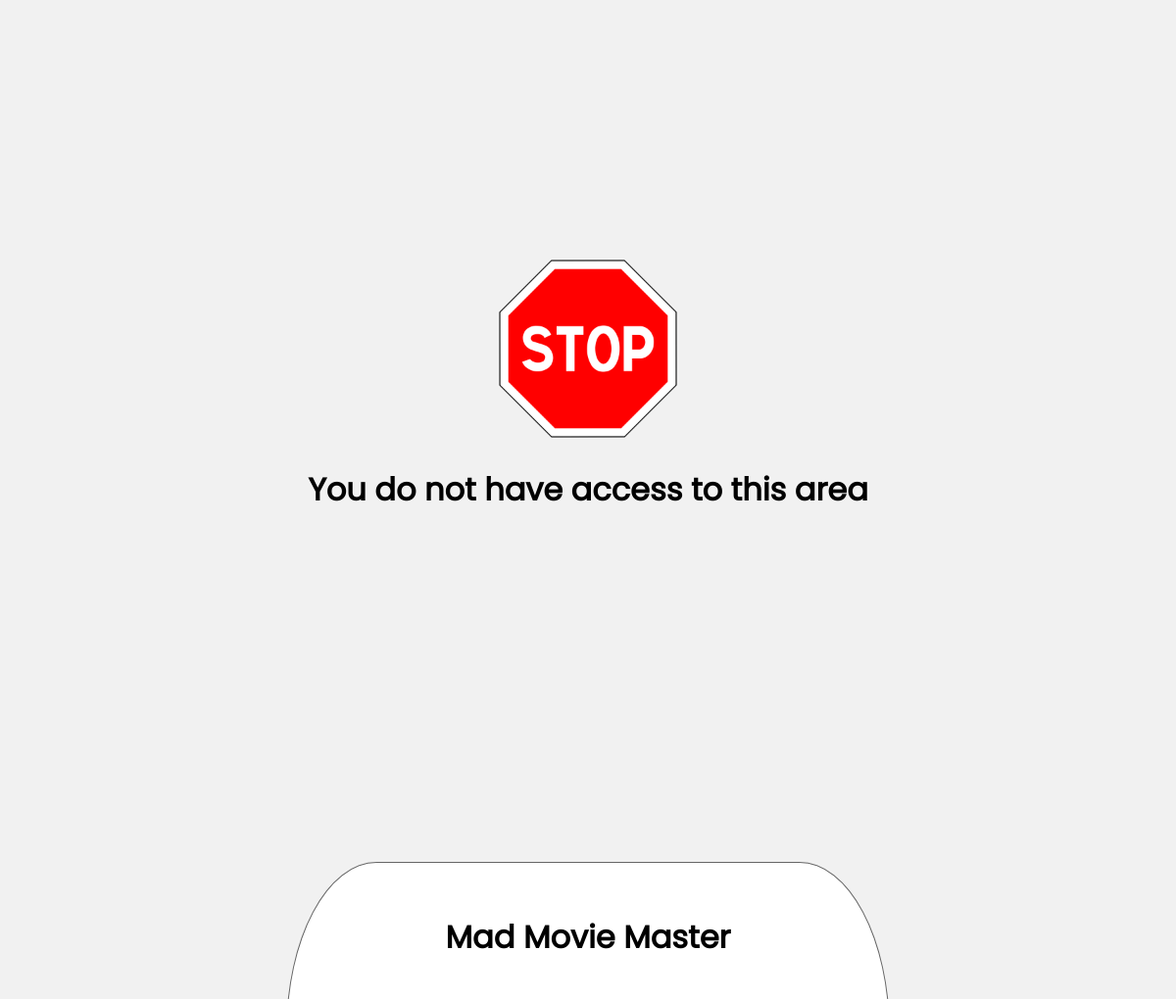
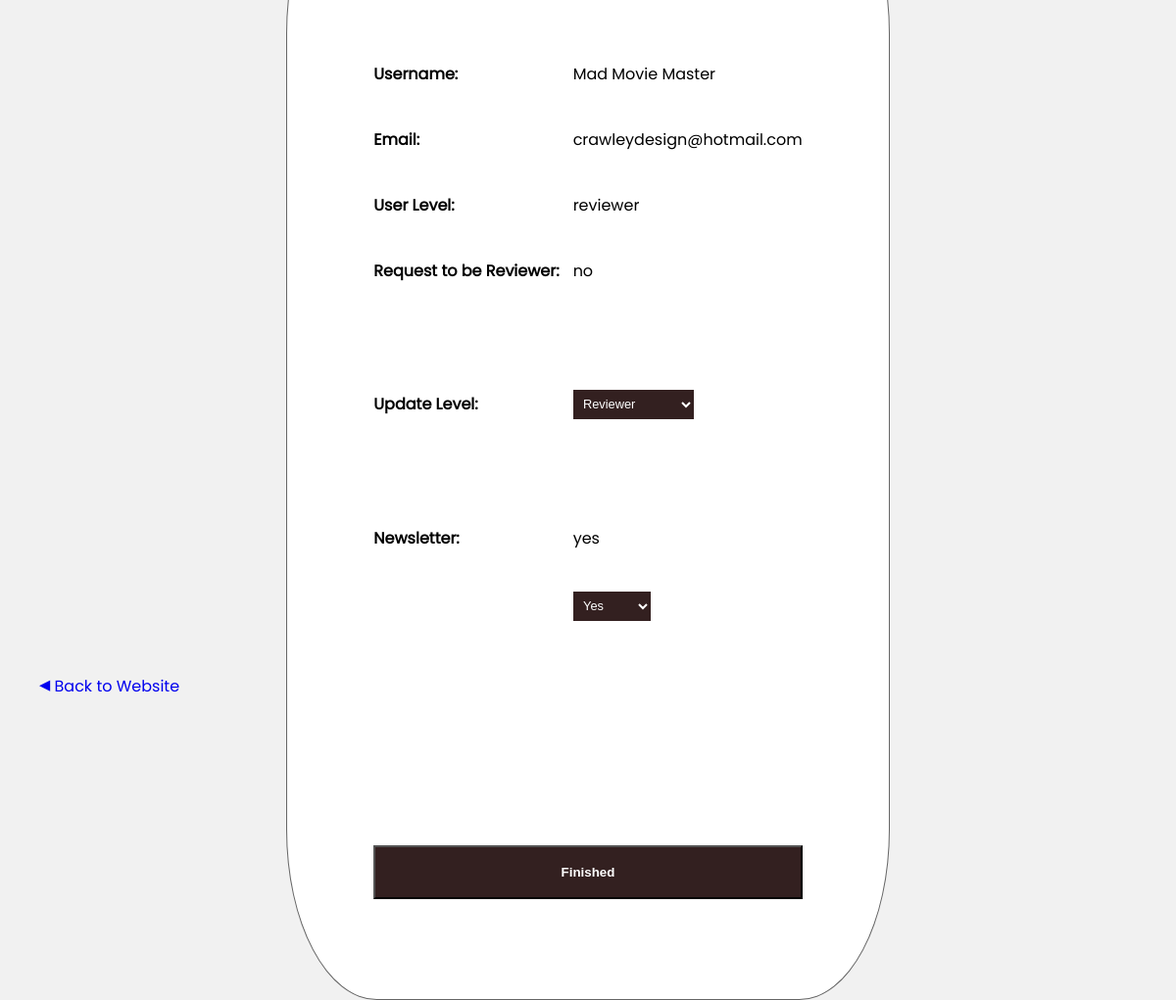
/admin/useredit.php?userid=8, run on the app's committed database (2 pictures, top to bottom).
### tables this page shows
CREATE TABLE IF NOT EXISTS `users` (
  `u_id` int(11) NOT NULL AUTO_INCREMENT,
  `u_username` varchar(60) NOT NULL,
  `u_password` varchar(100) NOT NULL,
  `u_email` varchar(80) NOT NULL,
  `u_newsletter` varchar(5) NOT NULL,
  `u_level` varchar(20) NOT NULL,
  `u_request` varchar(5) NOT NULL,
  PRIMARY KEY (`u_id`)
);

### admin/useredit.php (the view, shortened to what this page needs)
<?php
$userid = $_GET['userid'];
include('../includes/config.php');
$userSQL = "SELECT * FROM users WHERE u_id = '$userid' LIMIT 1;";
$userResult = mysqli_query($conn, $userSQL) or die("Bad query:$userSQL");
if($_SESSION['userlevel'] != 'admin'){
    echo "<div style='display: flex; align-items: center; justify-content: center; flex-direction: column; height: 100%;'><div style=\"background-image: url('../images/stop.png'); width: 200px; height: 200px; background-size: cover;\"></div>";
    echo "<h1>You do not have access to this area</h1></div>";
    echo "<span style='position: absolute; bottom: 15%; left: 40px; padding: 0;'><a href='../login.php' style='text-decoration: none;' ><span style='font-size: 1.4rem'>&#9666;</span> Back to Website</a></span>";
}
?>
<!DOCTYPE html>
<html>
    <head>
        <link rel="stylesheet" href="../css/admin.css">
    </head>
    <body>
        <div class='content-wrapper' <?php $toggleDisply; ?>>
        <table>
<?php
while($row = mysqli_fetch_array($userResult, MYSQLI_ASSOC)){
?>
<tr>
    <td colspan='2'><h1><?php echo $row['u_username']; ?></h1></td>
</tr>
<?php
echo "<tr><td><b>Username:</b></td><td>" . $row['u_username'] . "</td></tr>";
echo "<tr><td><b>Email:</b></td><td>" . $row['u_email'] . "</td></tr>";
echo "<tr><td><b>User Level:</b></td><td>" . $row['u_level'] . "</td></tr>";
echo "<tr><td><b>Request to be Reviewer:</b></td><td>" . $row['u_request'] . "</td></tr>";
?>
<tr>
    <td colspan="2">&nbsp;</td>
</tr>
<form name='updateuser' method='post' action='useredit.php?userid=<?php echo $userid; ?>'>
        <tr>
            <td><b>Update Level:</b></td>
            <td>
            <select name='updatelevel' onchange="this.form.submit();">
                <option value='reviewer' <?php if($row['u_level'] == 'reviewer'){ echo "selected"; }?>>Reviewer</option>
            </select>
            </td>
        </tr>
        <tr>
            <td colspan='2'>&nbsp;</td>
        </tr>
<?php
echo "<tr><td><b>Newsletter:</b></td><td>" . $row['u_newsletter'] . "</td></tr>";
?>
<tr>
        <td></td>
        <td>
            <select name='updateNewsletter' onchange="this.form.submit();">
                <option value='yes' <?php if($row['u_newsletter'] == 'yes'){ echo "selected"; }?>>Yes</option>
            </select>
         </td>
    </tr>
</form>
<?php
}
?>
            <tr>
                <td colspan='2' style='padding: 80px;'>&nbsp;</td>
            </tr>
            <tr>
                <td colspan='2' style='text-align: center;'><a href='editmembers.php'><button>Finished</button></a></td>
            </tr>
        </table>
        </div>
    </body>
</html>

### css/admin.css (style rules this page uses)
* { box-sizing: border-box; margin: 0; padding: 0; }
html { margin: 0; padding: 0; height: 100%; }
:root { --primary: #aa0000; --first: #966363; --second: #eb4d4d; --third: #6b5959; --fourth: #413434; --fifth: #332020; }
body { height: 100%; background-color: #f1f1f1; font-family: poppins; }
h1 { text-align: center; padding: 20px; }
a { text-decoration: none; }
select { font-size: .8rem; padding: .4rem 2rem .4rem .4rem; background: var(--fifth); color: white; border: 0; overflow: hidden; }
.content-wrapper { width: 100%; height: 100%; display: flex; justify-content: center; align-items: flex-start; padding: 80px; }
.content-wrapper table { background-color: white; border-radius: 15%; border: 1px solid #666; padding: 80px; padding-top: 10px; }
.content-wrapper table h1 { margin-top: 0px; margin-bottom: 40px; }
.content-wrapper table tr td { padding: 20px 6px; }
.content-wrapper a { text-decoration: none; color: none; margin: 0; padding: 0; }
.content-wrapper button { background-color: var(--fifth); width: 100%; color: #fff; padding: 18px; font-weight: bold; cursor: pointer; }

### data on the page
users: u_username "Mad Movie Master", u_email "crawleydesign@hotmail.com", u_level "reviewer", u_request "no", updatelevel "Reviewer", u_newsletter "yes", updateNewsletter "Yes"
